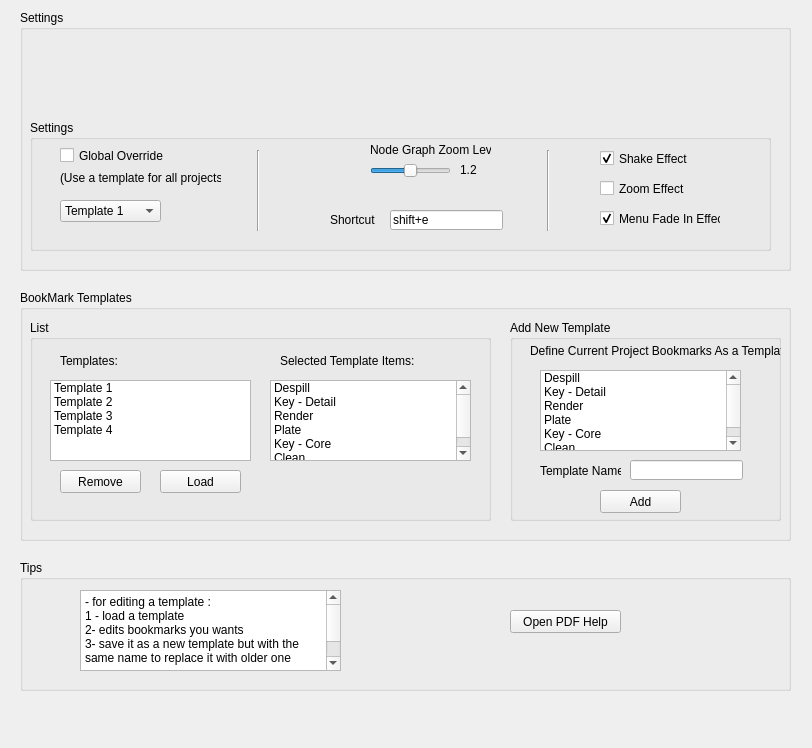
<?xml version="1.0" encoding="UTF-8"?>
<ui version="4.0">
 <class>MainWindow</class>
 <widget class="QMainWindow" name="MainWindow">
  <property name="geometry">
   <rect>
    <x>0</x>
    <y>0</y>
    <width>812</width>
    <height>748</height>
   </rect>
  </property>
  <property name="windowTitle">
   <string>MainWindow</string>
  </property>
  <widget class="QWidget" name="centralwidget">
   <widget class="QGroupBox" name="groupBox">
    <property name="geometry">
     <rect>
      <x>20</x>
      <y>10</y>
      <width>771</width>
      <height>261</height>
     </rect>
    </property>
    <property name="title">
     <string>Settings</string>
    </property>
    <widget class="QGroupBox" name="groupBox_3">
     <property name="geometry">
      <rect>
       <x>10</x>
       <y>110</y>
       <width>741</width>
       <height>131</height>
      </rect>
     </property>
     <property name="title">
      <string>Settings</string>
     </property>
     <widget class="QLabel" name="label">
      <property name="geometry">
       <rect>
        <x>340</x>
        <y>20</y>
        <width>121</width>
        <height>20</height>
       </rect>
      </property>
      <property name="text">
       <string>Node Graph Zoom Level</string>
      </property>
     </widget>
     <widget class="QLabel" name="label_2">
      <property name="geometry">
       <rect>
        <x>430</x>
        <y>40</y>
        <width>31</width>
        <height>20</height>
       </rect>
      </property>
      <property name="text">
       <string>1.2</string>
      </property>
     </widget>
     <widget class="QSlider" name="horizontalSlider">
      <property name="geometry">
       <rect>
        <x>340</x>
        <y>40</y>
        <width>81</width>
        <height>22</height>
       </rect>
      </property>
      <property name="minimum">
       <number>1</number>
      </property>
      <property name="maximum">
       <number>3</number>
      </property>
      <property name="value">
       <number>2</number>
      </property>
      <property name="orientation">
       <enum>Qt::Horizontal</enum>
      </property>
     </widget>
     <widget class="QComboBox" name="comboBox_2">
      <property name="geometry">
       <rect>
        <x>30</x>
        <y>80</y>
        <width>101</width>
        <height>22</height>
       </rect>
      </property>
      <item>
       <property name="text">
        <string>Template 1</string>
       </property>
      </item>
      <item>
       <property name="text">
        <string>Template 2</string>
       </property>
      </item>
      <item>
       <property name="text">
        <string>Template 3</string>
       </property>
      </item>
      <item>
       <property name="text">
        <string>Template 4</string>
       </property>
      </item>
     </widget>
     <widget class="QCheckBox" name="checkBox_2">
      <property name="geometry">
       <rect>
        <x>30</x>
        <y>20</y>
        <width>141</width>
        <height>31</height>
       </rect>
      </property>
      <property name="text">
       <string>Global Override</string>
      </property>
     </widget>
     <widget class="QLineEdit" name="lineEdit_2">
      <property name="geometry">
       <rect>
        <x>360</x>
        <y>90</y>
        <width>113</width>
        <height>20</height>
       </rect>
      </property>
      <property name="text">
       <string>shift+e</string>
      </property>
     </widget>
     <widget class="QLabel" name="label_6">
      <property name="geometry">
       <rect>
        <x>300</x>
        <y>90</y>
        <width>51</width>
        <height>20</height>
       </rect>
      </property>
      <property name="text">
       <string>Shortcut</string>
      </property>
     </widget>
     <widget class="QLabel" name="label_7">
      <property name="geometry">
       <rect>
        <x>30</x>
        <y>50</y>
        <width>161</width>
        <height>16</height>
       </rect>
      </property>
      <property name="text">
       <string>(Use a template for all projects)</string>
      </property>
     </widget>
     <widget class="Line" name="line">
      <property name="geometry">
       <rect>
        <x>220</x>
        <y>30</y>
        <width>16</width>
        <height>81</height>
       </rect>
      </property>
      <property name="orientation">
       <enum>Qt::Vertical</enum>
      </property>
     </widget>
     <widget class="Line" name="line_2">
      <property name="geometry">
       <rect>
        <x>510</x>
        <y>30</y>
        <width>16</width>
        <height>81</height>
       </rect>
      </property>
      <property name="orientation">
       <enum>Qt::Vertical</enum>
      </property>
     </widget>
     <widget class="QCheckBox" name="checkBox">
      <property name="geometry">
       <rect>
        <x>570</x>
        <y>30</y>
        <width>91</width>
        <height>17</height>
       </rect>
      </property>
      <property name="text">
       <string>Shake Effect</string>
      </property>
      <property name="checked">
       <bool>true</bool>
      </property>
     </widget>
     <widget class="QCheckBox" name="checkBox_3">
      <property name="geometry">
       <rect>
        <x>570</x>
        <y>60</y>
        <width>91</width>
        <height>17</height>
       </rect>
      </property>
      <property name="text">
       <string>Zoom Effect</string>
      </property>
     </widget>
     <widget class="QCheckBox" name="checkBox_4">
      <property name="geometry">
       <rect>
        <x>570</x>
        <y>90</y>
        <width>121</width>
        <height>17</height>
       </rect>
      </property>
      <property name="text">
       <string>Menu Fade In Effect</string>
      </property>
      <property name="checked">
       <bool>true</bool>
      </property>
     </widget>
    </widget>
   </widget>
   <widget class="QGroupBox" name="groupBox_5">
    <property name="geometry">
     <rect>
      <x>20</x>
      <y>290</y>
      <width>771</width>
      <height>251</height>
     </rect>
    </property>
    <property name="title">
     <string>BookMark Templates</string>
    </property>
    <widget class="QGroupBox" name="groupBox_6">
     <property name="geometry">
      <rect>
       <x>10</x>
       <y>30</y>
       <width>461</width>
       <height>201</height>
      </rect>
     </property>
     <property name="title">
      <string>List</string>
     </property>
     <widget class="QPushButton" name="pushButton_3">
      <property name="geometry">
       <rect>
        <x>130</x>
        <y>150</y>
        <width>81</width>
        <height>23</height>
       </rect>
      </property>
      <property name="text">
       <string>Load</string>
      </property>
     </widget>
     <widget class="QPushButton" name="pushButton_2">
      <property name="geometry">
       <rect>
        <x>30</x>
        <y>150</y>
        <width>81</width>
        <height>23</height>
       </rect>
      </property>
      <property name="text">
       <string>Remove</string>
      </property>
     </widget>
     <widget class="QListWidget" name="listWidget">
      <property name="geometry">
       <rect>
        <x>20</x>
        <y>60</y>
        <width>201</width>
        <height>81</height>
       </rect>
      </property>
      <item>
       <property name="text">
        <string>Template 1</string>
       </property>
      </item>
      <item>
       <property name="text">
        <string>Template 2</string>
       </property>
      </item>
      <item>
       <property name="text">
        <string>Template 3</string>
       </property>
      </item>
      <item>
       <property name="text">
        <string>Template 4</string>
       </property>
      </item>
     </widget>
     <widget class="QLabel" name="label_3">
      <property name="geometry">
       <rect>
        <x>30</x>
        <y>30</y>
        <width>61</width>
        <height>21</height>
       </rect>
      </property>
      <property name="text">
       <string>Templates:</string>
      </property>
     </widget>
     <widget class="QListWidget" name="listWidget_3">
      <property name="geometry">
       <rect>
        <x>240</x>
        <y>60</y>
        <width>201</width>
        <height>81</height>
       </rect>
      </property>
      <item>
       <property name="text">
        <string>Despill</string>
       </property>
      </item>
      <item>
       <property name="text">
        <string>Key - Detail</string>
       </property>
      </item>
      <item>
       <property name="text">
        <string>Render</string>
       </property>
      </item>
      <item>
       <property name="text">
        <string>Plate</string>
       </property>
      </item>
      <item>
       <property name="text">
        <string>Key - Core</string>
       </property>
      </item>
      <item>
       <property name="text">
        <string>Clean</string>
       </property>
      </item>
     </widget>
     <widget class="QLabel" name="label_8">
      <property name="geometry">
       <rect>
        <x>250</x>
        <y>30</y>
        <width>141</width>
        <height>21</height>
       </rect>
      </property>
      <property name="text">
       <string>Selected Template Items:</string>
      </property>
     </widget>
    </widget>
    <widget class="QGroupBox" name="groupBox_4">
     <property name="geometry">
      <rect>
       <x>490</x>
       <y>30</y>
       <width>271</width>
       <height>201</height>
      </rect>
     </property>
     <property name="title">
      <string>Add New Template</string>
     </property>
     <widget class="QPushButton" name="pushButton">
      <property name="geometry">
       <rect>
        <x>90</x>
        <y>170</y>
        <width>81</width>
        <height>23</height>
       </rect>
      </property>
      <property name="text">
       <string>Add</string>
      </property>
     </widget>
     <widget class="QListWidget" name="listWidget_2">
      <property name="geometry">
       <rect>
        <x>30</x>
        <y>50</y>
        <width>201</width>
        <height>81</height>
       </rect>
      </property>
      <item>
       <property name="text">
        <string>Despill</string>
       </property>
      </item>
      <item>
       <property name="text">
        <string>Key - Detail</string>
       </property>
      </item>
      <item>
       <property name="text">
        <string>Render</string>
       </property>
      </item>
      <item>
       <property name="text">
        <string>Plate</string>
       </property>
      </item>
      <item>
       <property name="text">
        <string>Key - Core</string>
       </property>
      </item>
      <item>
       <property name="text">
        <string>Clean</string>
       </property>
      </item>
     </widget>
     <widget class="QLineEdit" name="lineEdit">
      <property name="geometry">
       <rect>
        <x>120</x>
        <y>140</y>
        <width>113</width>
        <height>20</height>
       </rect>
      </property>
     </widget>
     <widget class="QLabel" name="label_4">
      <property name="geometry">
       <rect>
        <x>30</x>
        <y>140</y>
        <width>81</width>
        <height>21</height>
       </rect>
      </property>
      <property name="text">
       <string>Template Name :</string>
      </property>
     </widget>
     <widget class="QLabel" name="label_5">
      <property name="geometry">
       <rect>
        <x>20</x>
        <y>20</y>
        <width>261</width>
        <height>21</height>
       </rect>
      </property>
      <property name="text">
       <string>Define Current Project Bookmarks As a Template</string>
      </property>
     </widget>
    </widget>
   </widget>
   <widget class="QGroupBox" name="groupBox_7">
    <property name="geometry">
     <rect>
      <x>20</x>
      <y>560</y>
      <width>771</width>
      <height>131</height>
     </rect>
    </property>
    <property name="title">
     <string>Tips</string>
    </property>
    <widget class="QPlainTextEdit" name="plainTextEdit">
     <property name="geometry">
      <rect>
       <x>60</x>
       <y>30</y>
       <width>261</width>
       <height>81</height>
      </rect>
     </property>
     <property name="plainText">
      <string>- for editing a template : 
1 - load a template
2- edits bookmarks you wants
3- save it as a new template but with the same name to replace it with older one

- </string>
     </property>
    </widget>
    <widget class="QPushButton" name="pushButton_4">
     <property name="geometry">
      <rect>
       <x>490</x>
       <y>50</y>
       <width>111</width>
       <height>23</height>
      </rect>
     </property>
     <property name="text">
      <string>Open PDF Help</string>
     </property>
    </widget>
   </widget>
  </widget>
 </widget>
 <resources/>
 <connections/>
</ui>
